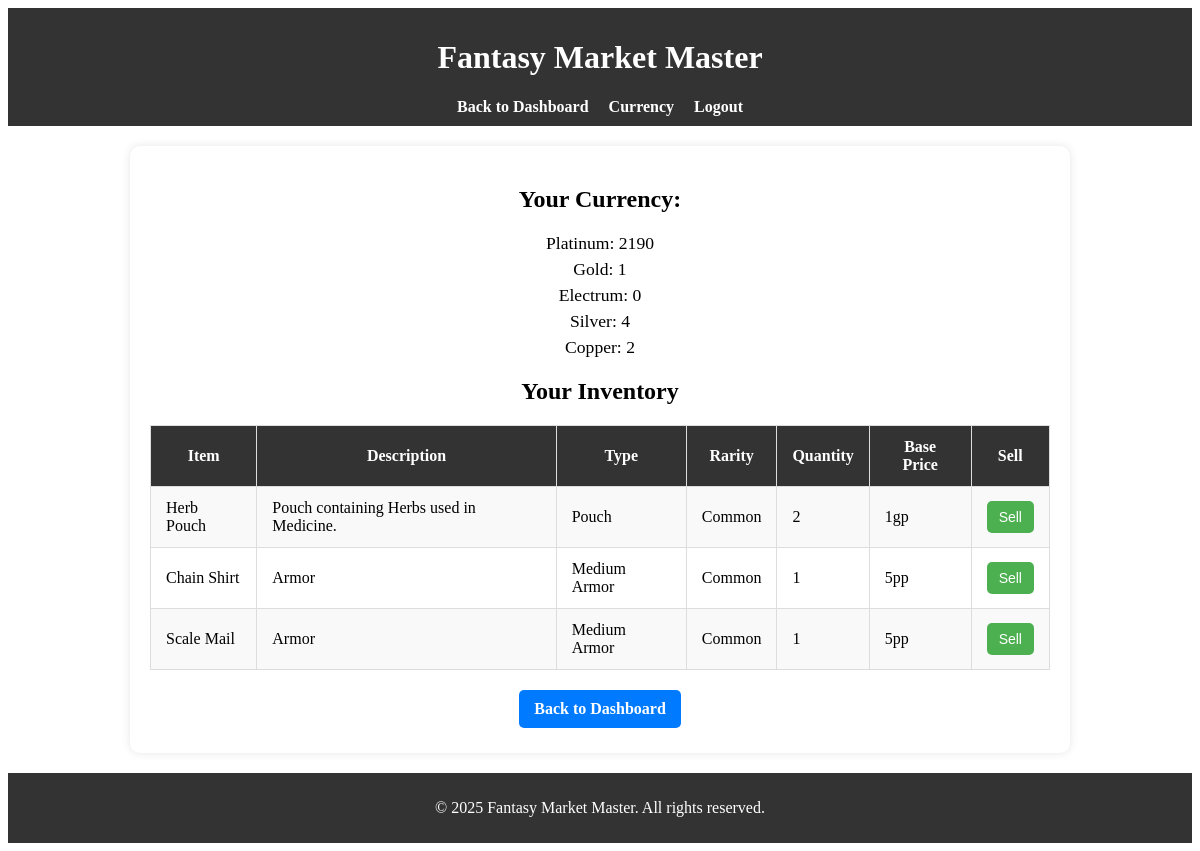
The page /player_inventory.php (signed in) on the database its author committed.
### tables this page shows
CREATE TABLE `users` (
  `id` int NOT NULL,
  `username` varchar(50) NOT NULL,
  `password_hash` varchar(255) NOT NULL,
  `role` enum('admin','pc') NOT NULL,
  `location_id` int DEFAULT NULL,
  `currency` int DEFAULT '0'
);

CREATE TABLE `player_inventory` (
  `id` int NOT NULL,
  `user_id` int NOT NULL,
  `item_id` int NOT NULL,
  `quantity` int NOT NULL DEFAULT '1'
);

CREATE TABLE `items` (
  `id` int NOT NULL,
  `name` varchar(100) NOT NULL,
  `description` text,
  `base_price` int NOT NULL,
  `type` varchar(50) DEFAULT NULL,
  `rarity` enum('Common','Uncommon','Rare','Very Rare','Legendary') DEFAULT 'Common'
);

### player_inventory.php (the view, shortened to what this page needs)
<?php
require 'header.php';
$user_id = $_SESSION["user_id"];
$stmt = $pdo->prepare("SELECT items.id, items.name, items.description, items.base_price, items.type, items.rarity, player_inventory.quantity
                       FROM player_inventory
                       JOIN items ON player_inventory.item_id = items.id
                       WHERE player_inventory.user_id = ?");
$stmt->execute([$user_id]);
$inventory = $stmt->fetchAll(PDO::FETCH_ASSOC);
$stmt = $pdo->prepare("SELECT currency FROM users WHERE id = ?");
$stmt->execute([$user_id]);
$user = $stmt->fetch(PDO::FETCH_ASSOC);
$currency = intval($user['currency']);
function convertCurrency($amount) {
    $platinum = intdiv($amount, 1000);
    $amount %= 1000;
    $gold = intdiv($amount, 100);
    $amount %= 100;
    $amount %= 50;
    $copper = $amount % 10;
    if ($platinum > 0) return "{$platinum}pp";
    if ($gold > 0) return "{$gold}gp";
    return "{$copper}cp";
}
?>
<div class="container">
    <h2>Your Currency:</h2>
    <ul class="currency-list">
        <li>Platinum: <?= intdiv($currency, 1000) ?></li>
        <li>Gold: <?= intdiv($currency % 1000, 100) ?></li>
        <li>Electrum: <?= intdiv($currency % 100, 50) ?></li>
        <li>Silver: <?= intdiv($currency % 50, 10) ?></li>
        <li>Copper: <?= $currency % 10 ?></li>
    </ul>
    <h2>Your Inventory</h2>
    <?php if (empty($inventory)): ?>
        <p>You have no items.</p>
    <?php else: ?>
        <table class="styled-table">
            <tr>
                <th>Item</th>
                <th>Description</th>
                <th>Type</th>
                <th>Rarity</th>
                <th>Quantity</th>
                <th>Base Price</th>
                <th>Sell</th>
            </tr>
            <?php foreach ($inventory as $item): ?>
                <tr>
                    <td><?= htmlspecialchars($item['name']) ?></td>
                    <td><?= htmlspecialchars($item['description']) ?></td>
                    <td><?= htmlspecialchars($item['type']) ?></td>
                    <td><?= htmlspecialchars($item['rarity']) ?></td>
                    <td><?= $item['quantity'] ?></td>
                    <td><?= convertCurrency($item['base_price']) ?></td>
                    <td>
                     <form method="POST" onsubmit="return confirmSale(this, <?= $item['base_price'] ?>);">
                        <button type="submit" class="btn">Sell</button>
                     </form>
                    </td>
                </tr>
            <?php endforeach; ?>
        </table>
    <?php endif; ?>
    <div class="action-buttons">
        <a href="dashboard.php">Back to Dashboard</a>
    </div>
</div>
<?php require 'footer.php'; ?>

### header.php (shortened to what this page needs)
<!DOCTYPE html>
<html lang="en">
<head>
    <link rel="stylesheet" href="style.css">
</head>
<body>
<header>
    <h1>Fantasy Market Master</h1>
    <?php if (isset($_SESSION["user_id"])): ?>
    <nav>
        <a href="dashboard.php">Back to Dashboard</a>
        <a href="currency_converter.php">Currency</a>
        <a href="logout.php">Logout</a>
    </nav>
    <?php endif; ?>
</header>
<main>

### footer.php
</main>
<footer>
    <p>&copy; <?= date("Y") ?> Fantasy Market Master. All rights reserved.</p>
</footer>
</body>
</html>

### style.css (style rules this page uses)
header, footer { width: 100%; background-color: #333; color: white; text-align: center; padding: 10px 0; }
nav { display: flex; justify-content: center; }
nav a { color: white; text-decoration: none; font-weight: bold; margin: 0 10px; }
.container { width: 90%; max-width: 900px; margin: 20px auto; background: white; padding: 20px; box-shadow: 0 0 10px rgba(0, 0, 0, 0.1); border-radius: 10px; text-align: center; }
.action-buttons { display: flex; justify-content: center; }
.action-buttons button, .action-buttons a { margin: 5px; }
.btn, .btn-delete { padding: 8px 12px; border: none; cursor: pointer; font-size: 14px; border-radius: 5px; }
.btn { background-color: #4CAF50; color: white; }
.action-buttons { display: flex; gap: 10px; justify-content: center; }
footer { position: relative; width: 100%; bottom: 0; margin-top: 20px; }
.currency-list { list-style-type: none; padding: 0; font-size: 1.1em; }
.currency-list li { margin: 5px 0; }
.action-buttons { margin-top: 15px; }
.action-buttons a { display: inline-block; padding: 10px 15px; text-decoration: none; color: white; background-color: #007bff; border-radius: 5px; font-weight: bold; margin: 5px; }
.styled-table { width: 100%; border-collapse: collapse; margin-top: 20px; }
.styled-table th, .styled-table td { padding: 12px 15px; border: 1px solid #ddd; text-align: left; }
.styled-table th { background-color: #333; color: white; font-weight: bold; text-align: center; }
.styled-table tr:nth-child(even) { background-color: #f9f9f9; }
.styled-table td:last-child { text-align: center; }

### rows shown on the page
users: currency "2190", intdiv($currency%1000,100) "1", intdiv($currency%100,50) "0", intdiv($currency%50,10) "4", $currency%10 "2"
player_inventory: item.name "Herb Pouch", item.description "Pouch containing Herbs used in Medicine.", item.type "Pouch", item.rarity "Common", quantity "2", item.base_price "1gp"
player_inventory: item.name "Chain Shirt", item.description "Armor", item.type "Medium Armor", item.rarity "Common", quantity "1", item.base_price "5pp"
player_inventory: item.name "Scale Mail", item.description "Armor", item.type "Medium Armor", item.rarity "Common", quantity "1", item.base_price "5pp"
